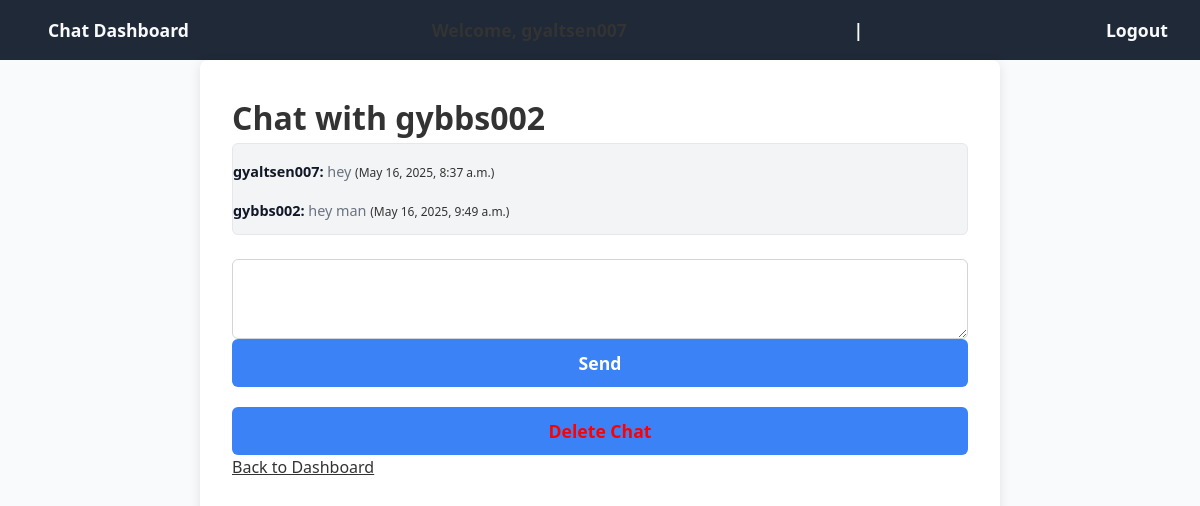
Screenshot of /chat/10/ (signed in) with the database file from the repository.
### Chat/models.py (models this page shows)
class Message(models.Model):
    chat = models.ForeignKey(Chat, on_delete=models.CASCADE, related_name='messages')
    sender = models.ForeignKey(User, on_delete=models.CASCADE)
    content = models.TextField()
    timestamp = models.DateTimeField(auto_now_add=True)

### Chat/views.py (the view)
# urls.py: path("chat/<int:chat_id>/", chatPage, name="chat-detail"),
@login_required
def chatPage(request, chat_id):
    chat = get_object_or_404(Chat, id=chat_id)
    if not ChatParticipant.objects.filter(chat=chat, user=request.user).exists():
        messages.error(request, "You are not a participant of this chat.")
        return redirect("chat-page")
    if request.method == "POST":
        content = request.POST.get("message", "").strip()
        if content:
            Message.objects.create(chat=chat, sender=request.user, content=content)
            return redirect("chat-detail", chat_id=chat.id)
    participants = [cp.user for cp in chat.chatparticipant_set.select_related('user').all()]
    messages_list = Message.objects.filter(chat=chat).order_by("timestamp")
    other_user = None
    if not chat.is_group:
        for participant in participants:
            if participant != request.user:
                other_user = participant
                break
    return render(request, "Chat/chatPage.html", {
        "chat": chat,
        "messages": messages_list,
        "participants": participants,
        "other_user": other_user,
    })

### Chat/templates/Chat/chatPage.html (shortened to what this page needs)
{% extends "Chat/basePage.html" %} {% block content %} {% if chat.is_group %}
<h1>Group Chat: {{ chat.name }}</h1>
<form method="post" action="{% url 'rename-chat' chat.id %}">
  {% csrf_token %}
  <label for="new_name">Rename Chat:</label>
  <input type="text" name="new_name" placeholder="New Chat Name" required />
  <button type="submit">Rename</button>
</form>
{% else %}
<h1>Chat with {{ other_user.username }}</h1>
{% endif %}
<div class="messages">
  {% for msg in messages %}
  <p>
    <strong>{{ msg.sender.username }}:</strong> {{ msg.content }}
    <small>({{ msg.timestamp }})</small>
  </p>
  {% empty %}
  <p>No messages yet.</p>
  {% endfor %}
</div>
<form method="post" action="{% url 'chat-detail' chat.id %}">
  <textarea name="message" required></textarea>
  <button type="submit">Send</button>
</form>
<form
  method="post"
  action="{% url 'delete-chat' chat.id %}"
  style="margin-top: 20px">
  <button
    type="submit"
    onclick="return confirm('Are you sure you want to delete this chat?');"
    style="color: red">
    Delete Chat
  </button>
</form>
<a href="{% url 'chat-page' %}">Back to Dashboard</a>
{% endblock %}

### Chat/static/css/style.css (style rules this page uses)
* { box-sizing: border-box; margin: 0; padding: 0; font-family: "Segoe UI", Tahoma, Geneva, Verdana, sans-serif; color: #333; }
body { background-color: #f9fafb; line-height: 1.6; min-height: 100vh; display: flex; flex-direction: column; font-size: 16px; }
form { margin-top: 1.5rem; display: flex; flex-direction: column; }
input[type="text"], input[type="password"], textarea, select { width: 100%; padding: 0.6rem 0.8rem; border: 1.5px solid #d1d5db; border-radius: 6px; font-size: 1rem; transition: border-color 0.3s ease-in-out; }
button { background-color: #3b82f6; color: #ffffff; border: none; padding: 0.75rem 1.25rem; font-size: 1.1rem; border-radius: 6px; cursor: pointer; font-weight: 600; transition: background-color 0.3s ease-in-out; }
p { margin-top: 1rem; font-size: 0.9rem; color: #6b7280; }
.messages { max-height: 400px; overflow-y: auto; margin-bottom: 1.5rem; padding-right: 1rem; border: 1px solid #e5e7eb; border-radius: 6px; background-color: #f3f4f6; }
.messages p { margin-bottom: 0.75rem; }
.messages p strong { color: #111827; }
textarea { resize: vertical; min-height: 80px; padding: 0.75rem 1rem; font-size: 1rem; border-radius: 6px; border: 1.5px solid #d1d5db; transition: border-color 0.3s ease-in-out; }

### rows the page displays
Message: sender.username "gyaltsen007", content "hey", timestamp "May 16, 2025, 8:37 a.m."
Message: sender.username "gybbs002", content "hey man", timestamp "May 16, 2025, 9:49 a.m."

### other values shown
{{ other_user.username }} "gybbs002"
